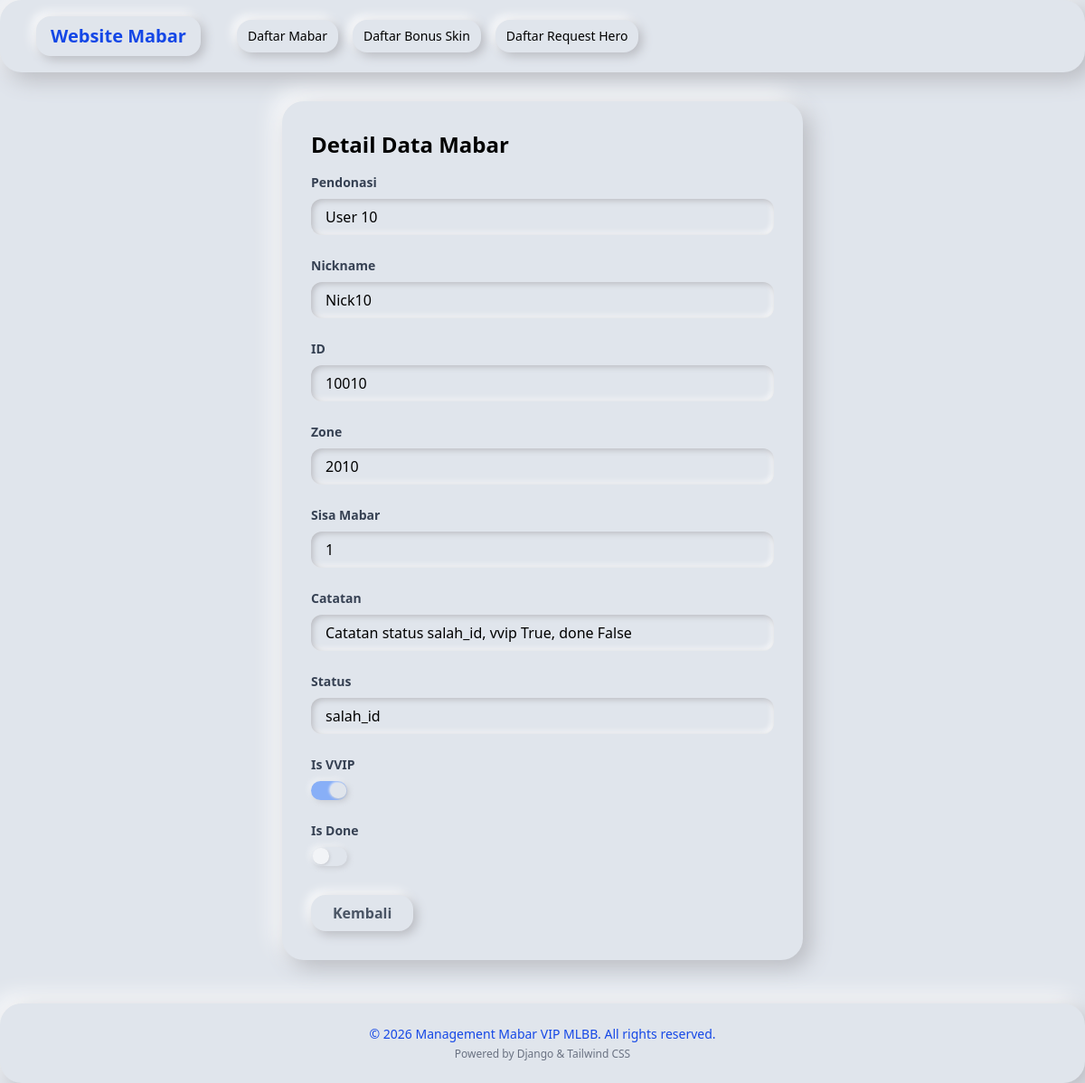
The app's page /public/mabar/10/, older data.
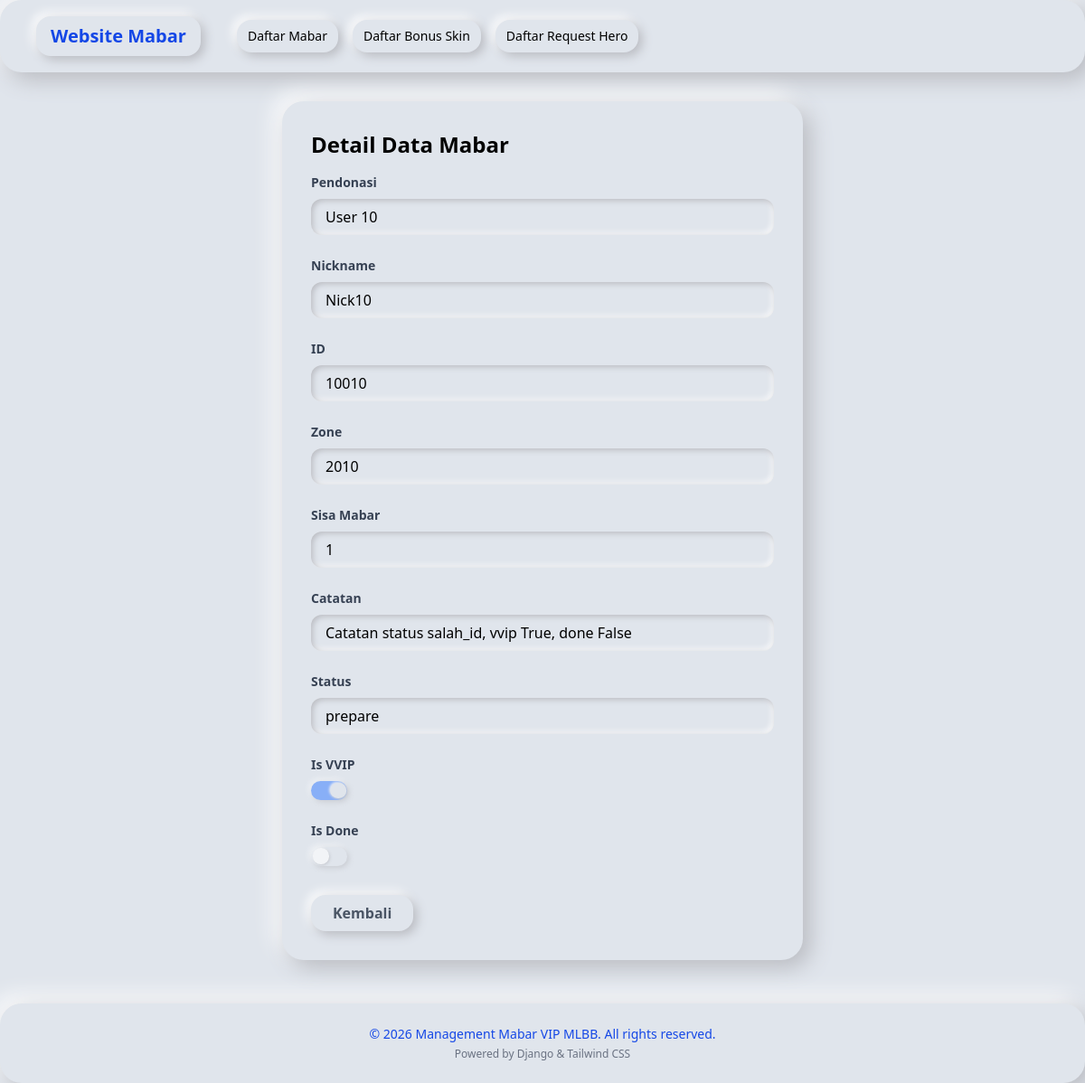
The same page, newer data.
### mabar/models.py (models this page shows, shortened)
class Mabar(models.Model):
    STATUS_CHOICES = [
        ('antri', 'Antri Mabar'),
        ('antri_scrim', 'Antri Scrim'),
        ('salah_id', 'Salah ID User'),
        ('kurang', 'Donasi Kurang'),
        ('prepare', 'Persiapan'),
        ('in_mabar', 'Sedang Mabar'),
        ('done', 'Selesai'),
    ]
    donate_name = models.CharField(
        max_length=100,
        verbose_name="Pendonasi"
    )
    nickname = models.CharField(
        default="-",
        max_length=100,
        blank=True,
        null=True,
        verbose_name="Nickname"
    )
    id_user = models.IntegerField(
        verbose_name="ID"
    )
    zone_user = models.IntegerField(
        default=0,
        blank=True,
        null=True,
        verbose_name="Zone"
    )
    sisa_mabar = models.IntegerField(
        default=1,
        verbose_name="Sisa Mabar"
    )
    catatan = models.TextField(
        default="Pantau Status mabarmu!",
        blank=True,
        null=True,
        verbose_name="Catatan"
    )
    status = models.CharField(
        max_length=20,
        choices=STATUS_CHOICES,
        default='antri',
        verbose_name="Status"
    )
    date_created = models.DateTimeField(
        auto_now_add=True,
        verbose_name="Tanggal Dibuat"
    )
    is_vvip = models.BooleanField(
        default=False,
        verbose_name="Is VVIP"
    )
    is_done = models.BooleanField(
        default=False,
        verbose_name="Is Done"
    )
    class Meta:
        verbose_name = 'Mabar Record'
        verbose_name_plural = 'Mabar Records'
        ordering = ['-date_created']

### mabar/views.py (the view)
# urls.py: path('mabar/<int:pk>/', views.mabar_detail, name='mabar_detail'),
def mabar_detail(request, pk):
    mabar = get_object_or_404(Mabar, pk=pk)
    form = MabarForm(instance=mabar)
    for field in form.fields:
        form.fields[field].widget.attrs['disabled'] = True
    return render(request, 'public/mabar_detail.html', {'form': form})

### mabar/forms.py
class MabarForm(forms.ModelForm):
    class Meta:
        model = Mabar
        fields = [
            'donate_name', 'nickname', 'id_user', 'zone_user', 'sisa_mabar', 'catatan', 'status', 'is_vvip', 'is_done'
        ]

### mabar/templates/public/mabar_detail.html (shortened to what this page needs)
{% extends 'public/base.html' %}
{% block content %}
<div class="max-w-xl mx-auto mt-8 neu-card p-8">
    <h1 class="text-2xl font-bold mb-4">Detail Data Mabar</h1>
    <div class="grid gap-6">
        {% for field in form %}
        <div class="flex flex-col gap-1">
            <label class="block text-sm font-semibold text-gray-700 mb-1">{{ field.label }}</label>
            {% if field.field.widget.input_type == 'checkbox' %}
                <div class="flex items-center gap-2">
                    <label class="switch">
                        <span class="slider"></span>
                    </label>
                </div>
            {% elif field.field.widget.input_type == 'select' or field.field.widget.input_type == 'select-multiple' %}
                <input type="text" value="{{ field.value|default_if_none:'' }}" class="neu-input px-4 py-2 w-full" disabled>
            {% else %}
                <input type="text" value="{{ field.value|default_if_none:'' }}" class="neu-input px-4 py-2 w-full" disabled>
            {% endif %}
        </div>
        {% endfor %}
        <div class="flex items-center gap-4 mt-2">
            <a href="{% url 'mabar_list' %}" class="neu-btn text-gray-600 font-semibold px-6 py-2">Kembali</a>
        </div>
    </div>
</div>
{% endblock %}

Row changes from the older to the newer data that the page shows:
changed Mabar "User 10": value "salah_id" → "prepare"
